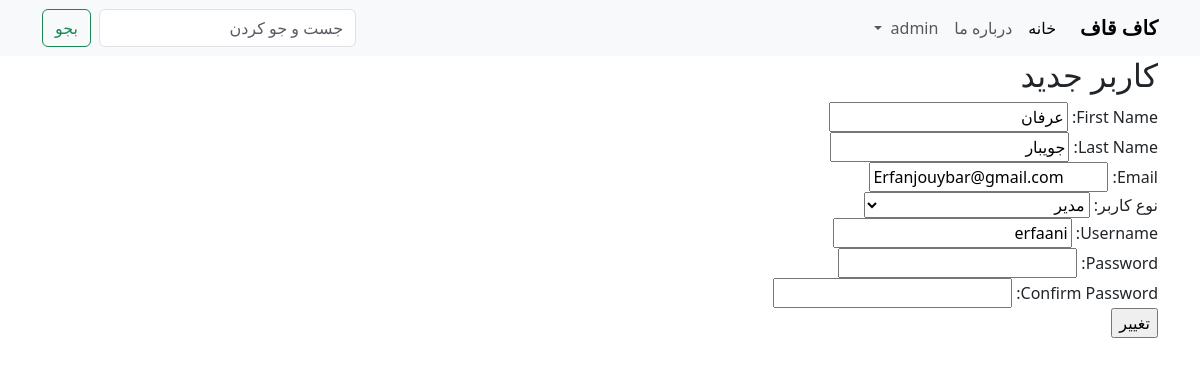
/dashboard/users/change/3 (signed in), run on the app's committed database.
### account/models.py (models this page shows, shortened)
class User(AbstractUser):
    user_types = [
        ('manager', 'Manager'),
        ('employee', 'Employee'),
        ('normal', 'Normal User'),
    ]
    phone_number = models.CharField(max_length=15, blank=True, null=True)
    type = models.CharField(max_length=10, choices=user_types, default='normal')
    @property
    def is_manager(self):
        return self.type == 'manager'
    @property
    def is_employee(self):
        return self.type == 'employee'
    @property
    def is_normal(self):
        return self.type == 'normal'

### dashboard/views.py (the view, shortened to what this page needs)
# urls.py: path("users/change/<int:user_id>", change_user, name="change_user"),
@login_required
def change_user(request, user_id):
    user = User.objects.get(id=user_id)
    return render(request, 'users/change.html', {"user": user})

### dashboard/templates/users/change.html (shortened to what this page needs)
{% extends "base.html" %}
{% block content %}
    <h2>کاربر جدید</h2>
    <form method="post" action="{% url 'change_user' user.id %}">
        <label for="first_name">First Name:</label>
        <input type="text" value="{{ user.first_name }}" name="first_name"><br>
        <label for="last_name">Last Name:</label>
        <input type="text" value="{{ user.last_name }}" name="last_name"><br>
        <label for="email">Email:</label>
        <input type="email" value="{{ user.email }}" name="email"><br>
        <label for="type">نوع کاربر:</label>
        <select name="type">
            <option value="manager" {% if user.is_manager %}selected{% endif %}>مدیر</option>
        </select><br>
        <label for="username">Username:</label>
        <input type="text" name="username" value="{{ user.username }}"><br>
        <label for="password1">Password:</label>
        <input type="password" name="password1" minlength="8"><br>
        <label for="password2">Confirm Password:</label>
        <input type="password" name="password2" minlength="8"><br>
        <input type="submit" value="تغییر">
    </form>
{% endblock content %}

### data on the page
User: first_name "عرفان", last_name "جویبار", email "Erfanjouybar@gmail.com", type "مدیر", username "erfaani"
